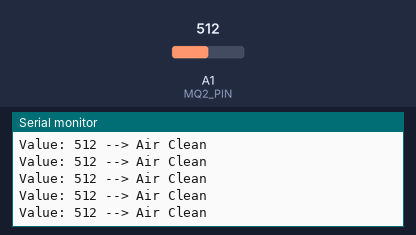
Bench run of a sketch on a simulated Arduino Uno, built with avr-gcc and run on an emulated ATmega328P. Parts: the last lines printed to the serial monitor. The inputs (shaded band) are chosen by the test bench; at power-on: A1 (MQ2_PIN) = 512.

Above: at 2.2 s.
2.3 s: A1 (MQ2_PIN) set to 1000
At 2.57 s:
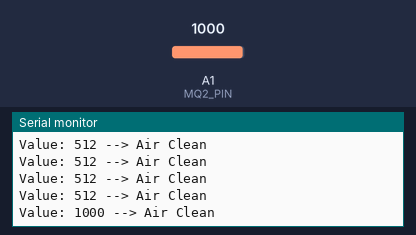
3.8 s: A1 (MQ2_PIN) set to 1022
At 3.97 s:
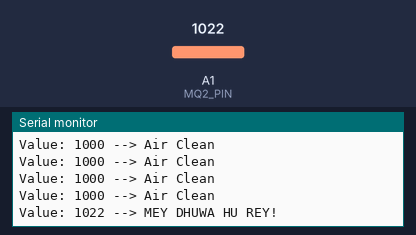

The sketch:

sketch_jun7d.ino
```cpp
#define MQ2_PIN 1

int baseline = 0;

void setup() {
  Serial.begin(115200);

  Serial.println("Warming up...");
  // delay(60000);

  long sum = 0;
  for(int i = 0; i < 100; i++) {
    sum += analogRead(MQ2_PIN);
    delay(10);
  }

  baseline = sum / 100;

  Serial.print("Baseline: ");
  Serial.println(baseline);
}

void loop() {
  int value = analogRead(MQ2_PIN);

  Serial.print("Value: ");
  Serial.print(value);

  if(value > baseline + 500) {
    Serial.println(" --> MEY DHUWA HU REY!");
  } else {
    Serial.println(" --> Air Clean");
  }

  delay(200);
}
```

Measured:
- the behaviour switches between 1012 and 1013 on A1 (MQ2_PIN) (found by bisection; images 1 and 2)
- after the input at 2.3 s, the serial monitor: prints a new line after 0.12 s (image 1)
- after the input at 3.8 s, the serial monitor: prints a new line at once (image 2)
